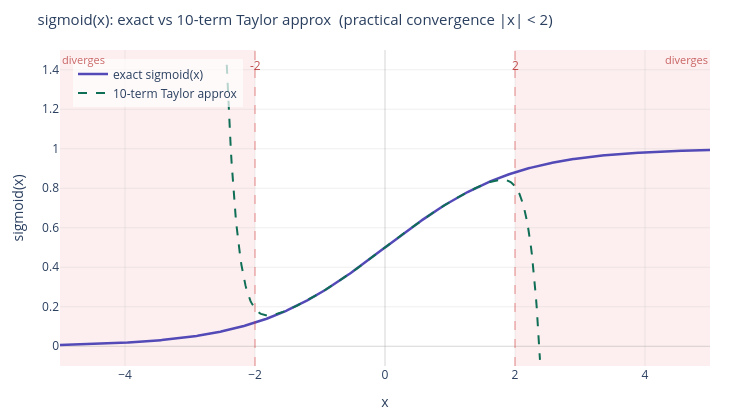

Notebook code for this chart:
### Code cell
import numpy as np
import plotly.graph_objects as go

def exact_sigmoid(x):
    return 1 / (1 + np.exp(-x))

def approx_sigmoid10(x):
    coeffs = [
        (0,  1,        2),
        (1,  1,        4),
        (3, -1,        48),
        (5,  1,        480),
        (7, -17,       80640),
        (9,  31,       1451520),
        (11, -691,     319334400),
        (13,  5461,    24908083200),
        (15, -929569,  429079654400),
    ]
    result = np.zeros_like(x, dtype=float)
    for deg, num, den in coeffs:
        result += (num / den) * np.power(x, deg)
    return result

xs = np.linspace(-5.0, 5.0, 800)
exact  = exact_sigmoid(xs)
approx = approx_sigmoid10(xs)

PRACTICAL_BOUND = 2.0
CLIP = 1.5
approx_clipped = np.where((np.abs(approx) > CLIP) | (approx < -0.1), np.nan, approx)

fig = go.Figure()

# divergence shading
fig.add_vrect(
    x0=-5.0, x1=-PRACTICAL_BOUND,
    fillcolor="rgba(220,50,50,0.08)",
    layer="below", line_width=0,
    annotation_text="diverges", annotation_position="top left",
    annotation_font_size=11, annotation_font_color="rgba(180,40,40,0.7)"
)
fig.add_vrect(
    x0=PRACTICAL_BOUND, x1=5.0,
    fillcolor="rgba(220,50,50,0.08)",
    layer="below", line_width=0,
    annotation_text="diverges", annotation_position="top right",
    annotation_font_size=11, annotation_font_color="rgba(180,40,40,0.7)"
)

# practical boundary lines
for xv in [-PRACTICAL_BOUND, PRACTICAL_BOUND]:
    fig.add_vline(
        x=xv,
        line_dash="dash", line_color="rgba(220,50,50,0.45)", line_width=1.2,
    )

# exact sigmoid
fig.add_trace(go.Scatter(
    x=xs, y=exact,
    mode="lines",
    name="exact sigmoid(x)",
    line=dict(color="#534AB7", width=2.5),
))

# 10-term approximation
fig.add_trace(go.Scatter(
    x=xs, y=approx_clipped,
    mode="lines",
    name="10-term Taylor approx",
    line=dict(color="#0F6E56", width=2, dash="dash"),
    connectgaps=False,
))

# boundary labels
for xv, label in [(-PRACTICAL_BOUND, "-2"), (PRACTICAL_BOUND, "2")]:
    fig.add_annotation(
        x=xv, y=1.42,
        text=label,
        showarrow=False,
        font=dict(size=12, color="rgba(180,40,40,0.8)"),
    )

fig.add_annotation(
    x=0, y=-0.12,
    text="practical bound |x| < 2  (theoretical radius |x| < π with infinite terms)",
    showarrow=False,
    font=dict(size=11, color="rgba(100,100,100,0.85)"),
    bgcolor="rgba(255,255,255,0.6)",
)

fig.update_layout(
    title=dict(
        text="sigmoid(x): exact vs 10-term Taylor approx  (practical convergence |x| < 2)",
        font=dict(size=15),
    ),
    xaxis=dict(
        title="x",
        range=[-5.0, 5.0],
        zeroline=True, zerolinewidth=1, zerolinecolor="rgba(150,150,150,0.4)",
        gridcolor="rgba(150,150,150,0.15)",
    ),
    yaxis=dict(
        title="sigmoid(x)",
        range=[-0.1, 1.5],
        zeroline=True, zerolinewidth=1, zerolinecolor="rgba(150,150,150,0.4)",
        gridcolor="rgba(150,150,150,0.15)",
    ),
    legend=dict(x=0.02, y=0.97, bgcolor="rgba(255,255,255,0.7)", borderwidth=0),
    plot_bgcolor="white",
    paper_bgcolor="white",
    width=750,
    height=420,
    margin=dict(l=60, r=40, t=50, b=50),
)

fig.show()

### Figure 1 — Plotly figure (JSON) as saved in the notebook; plotly's stock layout.template omitted (floating-point values rounded to 4 significant figures; data arrays with more than 128 entries replaced by an {"elided": "..."} marker saying what was removed)
{"data": [{"line": {"color": "#534AB7", "width": 2.5}, "mode": "lines", "name": "exact sigmoid(x)", "type": "scatter", "x": {"elided": "800 float values"}, "y": {"elided": "800 float values"}}, {"connectgaps": false, "line": {"color": "#0F6E56", "dash": "dash", "width": 2}, "mode": "lines", "name": "10-term Taylor approx", "type": "scatter", "x": {"elided": "800 float values"}, "y": {"elided": "800 float values"}}], "layout": {"annotations": [{"font": {"color": "rgba(180,40,40,0.7)", "size": 11}, "showarrow": false, "text": "diverges", "x": -5, "xanchor": "left", "xref": "x", "y": 1, "yanchor": "top", "yref": "y domain"}, {"font": {"color": "rgba(180,40,40,0.7)", "size": 11}, "showarrow": false, "text": "diverges", "x": 5, "xanchor": "right", "xref": "x", "y": 1, "yanchor": "top", "yref": "y domain"}, {"font": {"color": "rgba(180,40,40,0.8)", "size": 12}, "showarrow": false, "text": "-2", "x": -2, "y": 1.42}, {"font": {"color": "rgba(180,40,40,0.8)", "size": 12}, "showarrow": false, "text": "2", "x": 2, "y": 1.42}, {"bgcolor": "rgba(255,255,255,0.6)", "font": {"color": "rgba(100,100,100,0.85)", "size": 11}, "showarrow": false, "text": "practical bound |x| < 2  (theoretical radius |x| < π with infinite terms)", "x": 0, "y": -0.12}], "height": 420, "legend": {"bgcolor": "rgba(255,255,255,0.7)", "borderwidth": 0, "x": 0.02, "y": 0.97}, "margin": {"b": 50, "l": 60, "r": 40, "t": 50}, "paper_bgcolor": "white", "plot_bgcolor": "white", "shapes": [{"fillcolor": "rgba(220,50,50,0.08)", "layer": "below", "line": {"width": 0}, "type": "rect", "x0": -5, "x1": -2, "xref": "x", "y0": 0, "y1": 1, "yref": "y domain"}, {"fillcolor": "rgba(220,50,50,0.08)", "layer": "below", "line": {"width": 0}, "type": "rect", "x0": 2, "x1": 5, "xref": "x", "y0": 0, "y1": 1, "yref": "y domain"}, {"line": {"color": "rgba(220,50,50,0.45)", "dash": "dash", "width": 1.2}, "type": "line", "x0": -2, "x1": -2, "xref": "x", "y0": 0, "y1": 1, "yref": "y domain"}, {"line": {"color": "rgba(220,50,50,0.45)", "dash": "dash", "width": 1.2}, "type": "line", "x0": 2, "x1": 2, "xref": "x", "y0": 0, "y1": 1, "yref": "y domain"}], "title": {"font": {"size": 15}, "text": "sigmoid(x): exact vs 10-term Taylor approx  (practical convergence |x| < 2)"}, "width": 750, "xaxis": {"gridcolor": "rgba(150,150,150,0.15)", "range": [-5, 5], "title": {"text": "x"}, "zeroline": true, "zerolinecolor": "rgba(150,150,150,0.4)", "zerolinewidth": 1}, "yaxis": {"gridcolor": "rgba(150,150,150,0.15)", "range": [-0.1, 1.5], "title": {"text": "sigmoid(x)"}, "zeroline": true, "zerolinecolor": "rgba(150,150,150,0.4)", "zerolinewidth": 1}}}
